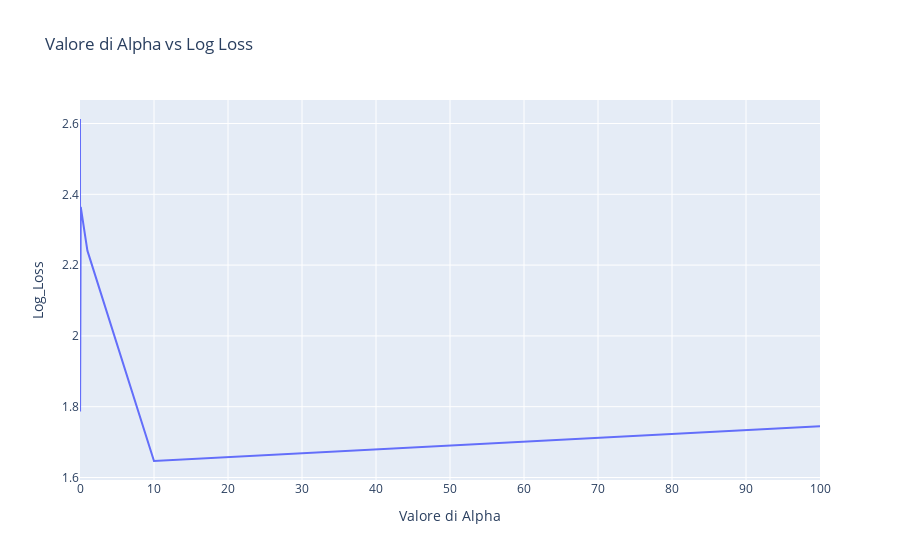

The notebook cell saved with this chart:
### Code cell
# Creare un dizionario con i valori di alpha e log loss
data_dict = {'Valore di Alpha': alpha_values, 'Log_Loss': log_loss_values}

# Creare un DataFrame da un dizionario
model_df = pd.DataFrame(data_dict)

# Ordinare il DataFrame in base ai valori di Alpha in ordine decrescente
model_df.sort_values(by='Valore di Alpha', ascending=False, inplace=True)

# Creare un grafico a linee per visualizzare Alpha rispetto a Log Loss
fig = px.line(model_df, x='Valore di Alpha', y='Log_Loss', title='Valore di Alpha vs Log Loss')

# Mostrare il grafico
fig.show()

### Figure 1 — Plotly figure (JSON) as saved in the notebook; plotly's stock layout.template omitted (floating-point values rounded to 4 significant figures)
{"data": [{"hovertemplate": "Valore di Alpha=%{x}<br>Log_Loss=%{y}<extra></extra>", "legendgroup": "", "line": {"color": "#636efa", "dash": "solid"}, "marker": {"symbol": "circle"}, "mode": "lines", "name": "", "orientation": "v", "showlegend": false, "type": "scatter", "x": [100, 10, 1, 0.1, 0.01, 0.001, 0.0001], "xaxis": "x", "y": [1.745, 1.647, 2.241, 2.364, 1.786, 2.14, 2.613], "yaxis": "y"}], "layout": {"autosize": true, "legend": {"tracegroupgap": 0}, "title": {"text": "Valore di Alpha vs Log Loss"}, "xaxis": {"anchor": "y", "autorange": true, "domain": [0, 1], "range": [0.0001, 100], "title": {"text": "Valore di Alpha"}, "type": "linear"}, "yaxis": {"anchor": "x", "autorange": true, "domain": [0, 1], "range": [1.593, 2.666], "title": {"text": "Log_Loss"}, "type": "linear"}}}
